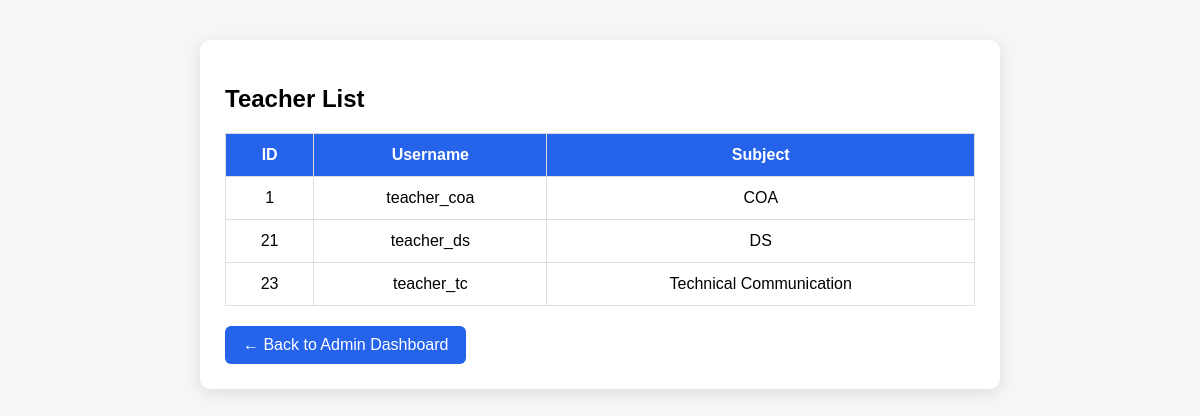
Screenshot of /teachers (signed in) with the database file from the repository.
### tables this page shows
CREATE TABLE teachers (
        id INTEGER PRIMARY KEY AUTOINCREMENT,
        username TEXT UNIQUE NOT NULL,
        password TEXT NOT NULL,
        subject TEXT NOT NULL
    );

### app.py (the view)
@app.route("/teachers")
def teachers():
    if not session.get("admin_logged_in"):
        return redirect("/admin_login")
    conn = get_db()
    teachers = conn.execute(
        "SELECT id, username, subject FROM teachers ORDER BY id"
    ).fetchall()
    conn.close()
    return render_template(
        "teachers.html",
        teachers=teachers
    )

### app.py (called while the page is built)
def get_db():
    conn = sqlite3.connect("attendance.db")
    conn.row_factory = sqlite3.Row
    return conn

### templates/teachers.html (shortened to what this page needs)
<!DOCTYPE html>
<html lang="en">
<head>
</head>
<body>
<div class="container">
    <div class="card">
        <h2>Teacher List</h2>
        <table>
            <tr>
                <th>ID</th>
                <th>Username</th>
                <th>Subject</th>
            </tr>
            {% for teacher in teachers %}
            <tr>
                <td>{{ teacher.id }}</td>
                <td>{{ teacher.username }}</td>
                <td>{{ teacher.subject }}</td>
            </tr>
            {% endfor %}
        </table>
        <a href="/admin_dashboard" class="btn">
            ← Back to Admin Dashboard
        </a>
    </div>
</div>
</body>
</html>

### templates/teachers.html (style rules this page uses)
body { font-family: Arial, sans-serif; background: #f4f6f8; margin: 0; }
.container { width: 90%; max-width: 800px; margin: 40px auto; }
.card { background: white; padding: 25px; border-radius: 10px; box-shadow: 0 4px 15px rgba(0,0,0,0.1); }
table { width: 100%; border-collapse: collapse; margin-top: 20px; }
th, td { padding: 12px; border: 1px solid #ddd; text-align: center; }
th { background: #2563eb; color: white; }
.btn { display: inline-block; margin-top: 20px; padding: 10px 18px; background: #2563eb; color: white; text-decoration: none; border-radius: 6px; }

### rows the page displays
teachers: id "1", username "teacher_coa", subject "COA"
teachers: id "21", username "teacher_ds", subject "DS"
teachers: id "23", username "teacher_tc", subject "Technical Communication"
